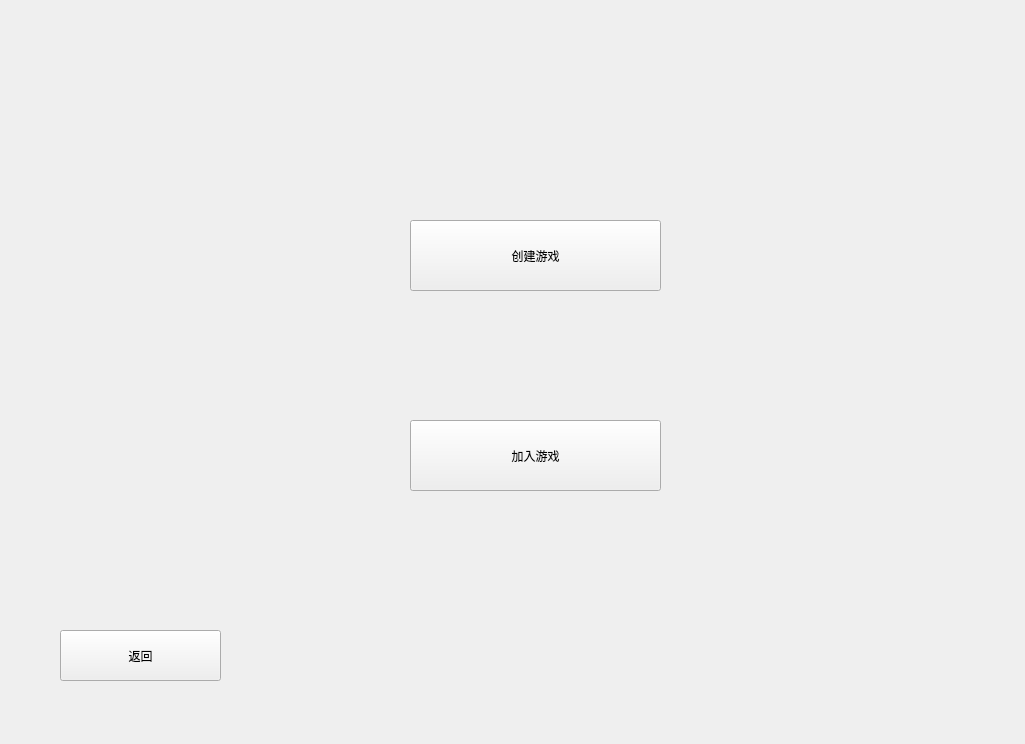
<?xml version="1.0" encoding="UTF-8"?>
<ui version="4.0">
 <class>multiplayermenu</class>
 <widget class="QWidget" name="multiplayermenu">
  <property name="geometry">
   <rect>
    <x>0</x>
    <y>0</y>
    <width>1025</width>
    <height>744</height>
   </rect>
  </property>
  <property name="windowTitle">
   <string>Form</string>
  </property>
  <widget class="QPushButton" name="creatgame">
   <property name="geometry">
    <rect>
     <x>410</x>
     <y>220</y>
     <width>251</width>
     <height>71</height>
    </rect>
   </property>
   <property name="text">
    <string>创建游戏</string>
   </property>
  </widget>
  <widget class="QPushButton" name="joingame">
   <property name="geometry">
    <rect>
     <x>410</x>
     <y>420</y>
     <width>251</width>
     <height>71</height>
    </rect>
   </property>
   <property name="text">
    <string>加入游戏</string>
   </property>
  </widget>
  <widget class="QPushButton" name="multiback">
   <property name="geometry">
    <rect>
     <x>60</x>
     <y>630</y>
     <width>161</width>
     <height>51</height>
    </rect>
   </property>
   <property name="text">
    <string>返回</string>
   </property>
  </widget>
 </widget>
 <resources/>
 <connections/>
</ui>
